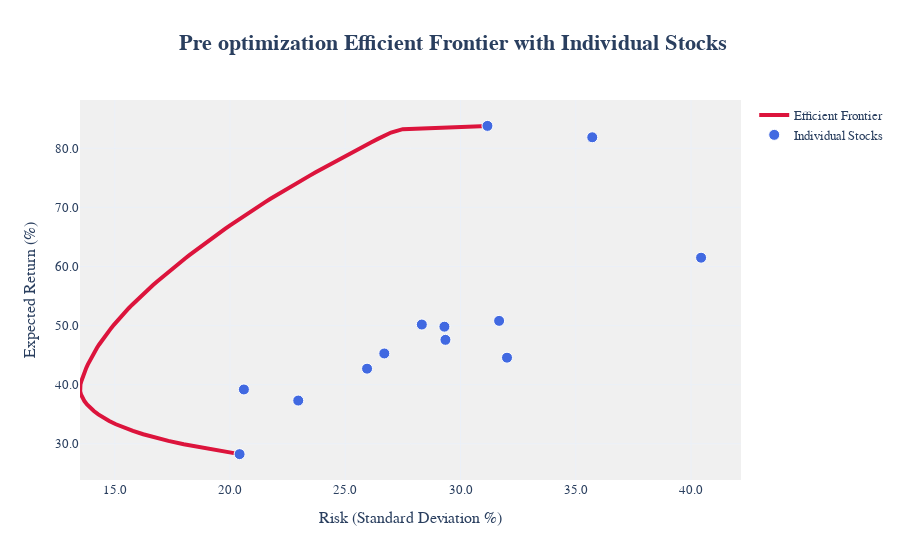

Write notebook code for a chart like this one.
### Code cell
# Markowite portfolio model

tickers = df_port.columns.tolist()
num_assets = len(tickers)

returns = df_port.pct_change().dropna()
mean_returns = returns.mean() * len(df_port)        # Annualized expected return
std_returns = returns.std() * np.sqrt(len(df_port)) # Annualized risk (std dev)
cov_matrix = returns.cov() * len(df_port)           # Annualized covariance matrix

# -----------------------------
#  Portfolio functions
# -----------------------------
def portfolio_return(weights):
    return np.sum(weights * mean_returns)

def portfolio_variance(weights):
    return np.dot(weights.T, np.dot(cov_matrix, weights))

bounds = tuple((0, 1) for _ in range(num_assets))

target_returns = np.linspace(mean_returns.min(), mean_returns.max(), 100)
risks = []
weights_record = []

for r in target_returns:
    constraints = (
        {'type': 'eq', 'fun': lambda x: np.sum(x) - 1},
        {'type': 'eq', 'fun': lambda x: portfolio_return(x) - r}
    )
    result = minimize(portfolio_variance, num_assets * [1. / num_assets],
                      method='SLSQP', bounds=bounds, constraints=constraints)
    if result.success:
        risks.append(np.sqrt(result.fun))
        weights_record.append(result.x)

# -----------------------------
#  Convert to percentage form
# -----------------------------
risks_percent = np.array(risks) * 100
returns_percent = np.array(target_returns) * 100

# -----------------------------
#  DataFrame for individual stocks
# -----------------------------
stock_df = pd.DataFrame({
    'Ticker': [ticker.replace('.NS', '') for ticker in tickers],
    'Expected Return (%)': (mean_returns * 100).round(2),
    'Risk (Volatility %)': (std_returns * 100).round(2)
})

# -----------------------------
# 5️⃣ Plotly Visualization
# -----------------------------
fig = go.Figure()

# Efficient Frontier
fig.add_trace(go.Scatter(
    x=risks_percent, y=returns_percent,
    mode='lines',
    name='Efficient Frontier',
    line=dict(color='crimson', width=4, dash='solid'),
    hovertemplate='<b>Risk:</b> %{x:.2f}%<br><b>Return:</b> %{y:.2f}%<extra></extra>'
))

# Individual Stocks
fig.add_trace(go.Scatter(
    x=std_returns * 100, y=mean_returns * 100,
    mode='markers+text',
    textposition='top center',
    marker=dict(size=11, color='royalblue', line=dict(width=1, color='white')),
    name='Individual Stocks',
    hovertemplate='<b>%{text}</b><br>Risk: %{x:.2f}%<br>Return: %{y:.2f}%<extra></extra>'
))

# -----------------------------
#  Layout Aesthetic Improvements
# -----------------------------
fig.update_layout(
    title=dict(text='<b> Pre optimization Efficient Frontier with Individual Stocks</b>', x=0.5, font=dict(size=22)),
    xaxis=dict(title='Risk (Standard Deviation %)', tickformat='.1f'),
    yaxis=dict(title='Expected Return (%)', tickformat='.1f'),
    template='plotly_white',
    plot_bgcolor='rgba(240,240,240,0.95)',
    paper_bgcolor='rgba(255,255,255,1)',
    font=dict(family='Verdana', size=13),
    hoverlabel=dict(bgcolor='white', font_size=13)
)

fig.show()

# -----------------------------
#  Styled DataFrame Display
# -----------------------------
stock_df.style.background_gradient(cmap='RdYlGn', subset=['Expected Return (%)']) \
         .background_gradient(cmap='Blues', subset=['Risk (Volatility %)'])

### Figure 1 — Plotly figure (JSON) as saved in the notebook; plotly's stock layout.template omitted (floating-point values rounded to 4 significant figures)
{"data": [{"hovertemplate": "<b>Risk:</b> %{x:.2f}%<br><b>Return:</b> %{y:.2f}%<extra></extra>", "line": {"color": "crimson", "dash": "solid", "width": 4}, "mode": "lines", "name": "Efficient Frontier", "type": "scatter", "x": [20.42, 19.53, 18.73, 17.99, 17.33, 16.74, 16.24, 15.79, 15.39, 15.05, 14.76, 14.51, 14.29, 14.1, 13.93, 13.8, 13.69, 13.6, 13.54, 13.5, 13.49, 13.51, 13.55, 13.6, 13.65, 13.7, 13.77, 13.83, 13.9, 13.98, 14.05, 14.14, 14.23, 14.32, 14.42, 14.52, 14.62, 14.73, 14.85, 14.96, 15.08, 15.21, 15.34, 15.47, 15.61, 15.75, 15.89, 16.04, 16.19, 16.35, 16.5, 16.66, 16.83, 16.99, 17.16, 17.34, 17.51, 17.69, 17.87, 18.05, 18.24, 18.43, 18.62, 18.81, 19.0, 19.2, 19.4, 19.6, 19.8, 20.0, 20.21, 20.42, 20.64, 20.85, 21.07, 21.3, 21.53, 21.76, 21.99, 22.23, 22.47, 22.71, 22.96, 23.21, 23.46, 23.72, 23.97, 24.23, 24.49, 24.76, 25.03, 25.29, 25.57, 25.84, 26.11, 26.4, 26.69, 26.99, 27.49, 31.17], "y": [28.25, 28.81, 29.37, 29.93, 30.5, 31.06, 31.62, 32.18, 32.74, 33.3, 33.86, 34.42, 34.98, 35.54, 36.1, 36.67, 37.23, 37.79, 38.35, 38.91, 39.47, 40.03, 40.59, 41.15, 41.71, 42.27, 42.83, 43.4, 43.96, 44.52, 45.08, 45.64, 46.2, 46.76, 47.32, 47.88, 48.44, 49.0, 49.57, 50.13, 50.69, 51.25, 51.81, 52.37, 52.93, 53.49, 54.05, 54.61, 55.17, 55.74, 56.3, 56.86, 57.42, 57.98, 58.54, 59.1, 59.66, 60.22, 60.78, 61.34, 61.91, 62.47, 63.03, 63.59, 64.15, 64.71, 65.27, 65.83, 66.39, 66.95, 67.51, 68.07, 68.64, 69.2, 69.76, 70.32, 70.88, 71.44, 72.0, 72.56, 73.12, 73.68, 74.24, 74.81, 75.37, 75.93, 76.49, 77.05, 77.61, 78.17, 78.73, 79.29, 79.85, 80.41, 80.98, 81.54, 82.1, 82.66, 83.22, 83.78]}, {"hovertemplate": "<b>%{text}</b><br>Risk: %{x:.2f}%<br>Return: %{y:.2f}%<extra></extra>", "marker": {"color": "royalblue", "line": {"color": "white", "width": 1}, "size": 11}, "mode": "markers+text", "name": "Individual Stocks", "textposition": "top center", "type": "scatter", "x": [31.67, 32.02, 29.35, 29.3, 22.96, 25.95, 35.71, 31.17, 20.42, 20.6, 28.32, 40.44, 26.69], "y": [50.79, 44.57, 47.59, 49.81, 37.32, 42.71, 81.85, 83.78, 28.25, 39.19, 50.17, 61.48, 45.28]}], "layout": {"font": {"family": "Verdana", "size": 13}, "hoverlabel": {"bgcolor": "white", "font": {"size": 13}}, "paper_bgcolor": "rgba(255,255,255,1)", "plot_bgcolor": "rgba(240,240,240,0.95)", "title": {"font": {"size": 22}, "text": "<b> Pre optimization Efficient Frontier with Individual Stocks</b>", "x": 0.5}, "xaxis": {"tickformat": ".1f", "title": {"text": "Risk (Standard Deviation %)"}}, "yaxis": {"tickformat": ".1f", "title": {"text": "Expected Return (%)"}}}}
